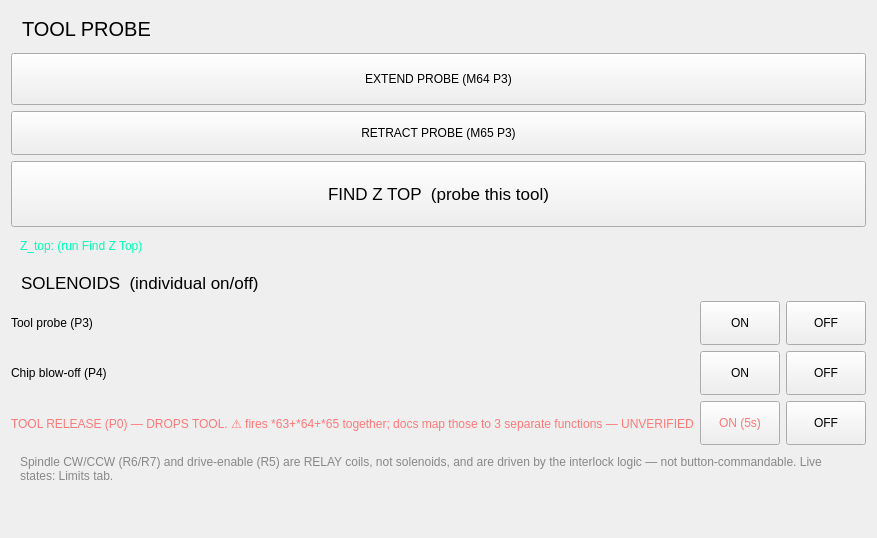
<?xml version="1.0" encoding="UTF-8"?>
<!-- Probe panel: deploy the Bimba tool-probe and measure this tool's Z top.
     Buttons are ActionButtons running MDI (same mechanism the old cal page used).
     PRE (Find Z Top): homed, tool/rod in spindle, jog the rod roughly over the
     probe centre with the MPG, extend the probe, then Find Z Top. -->
<ui version="4.0">
 <class>pageProbe</class>
 <widget class="QWidget" name="pageProbe">
  <layout class="QVBoxLayout" name="probeLayout">
   <item>
    <widget class="QLabel" name="probe_hdr">
     <property name="text"><string>TOOL PROBE</string></property>
     <property name="styleSheet"><string notr="true">font: 75 15pt; padding: 6px;</string></property>
    </widget>
   </item>
   <item>
    <widget class="ActionButton" name="btn_probe_extend">
     <property name="minimumSize"><size><width>0</width><height>52</height></size></property>
     <property name="text"><string>EXTEND PROBE (M64 P3)</string></property>
     <property name="mdi_command_action" stdset="0"><bool>true</bool></property>
     <property name="command_text_string" stdset="0"><string>M64 P3</string></property>
    </widget>
   </item>
   <item>
    <widget class="ActionButton" name="btn_probe_retract">
     <property name="minimumSize"><size><width>0</width><height>44</height></size></property>
     <property name="text"><string>RETRACT PROBE (M65 P3)</string></property>
     <property name="mdi_command_action" stdset="0"><bool>true</bool></property>
     <property name="command_text_string" stdset="0"><string>M65 P3</string></property>
    </widget>
   </item>
   <item>
    <widget class="ActionButton" name="btn_find_ztop">
     <property name="minimumSize"><size><width>0</width><height>66</height></size></property>
     <property name="text"><string>FIND Z TOP  (probe this tool)</string></property>
     <property name="styleSheet"><string notr="true">font: 75 13pt;</string></property>
     <property name="mdi_command_action" stdset="0"><bool>true</bool></property>
     <property name="command_text_string" stdset="0"><string>o&lt;find_puck_top&gt; call</string></property>
    </widget>
   </item>
   <item>
    <widget class="QLabel" name="lbl_ztop_result">
     <property name="text"><string>Z_top: (run Find Z Top)</string></property>
     <property name="styleSheet"><string notr="true">color: rgb(0,255,180); font: 75 15pt "Courier 10 Pitch"; padding: 6px;</string></property>
    </widget>
   </item>
   <item>
    <widget class="QLabel" name="sol_hdr">
     <property name="text"><string>SOLENOIDS  (individual on/off)</string></property>
     <property name="styleSheet"><string notr="true">font: 75 13pt; padding: 8px 6px 2px 6px;</string></property>
    </widget>
   </item>
   <item>
    <layout class="QGridLayout" name="solGrid">
     <item row="0" column="0"><widget class="QLabel" name="sol_lbl_ts"><property name="text"><string>Tool probe (P3)</string></property></widget></item>
     <item row="0" column="1">
      <widget class="ActionButton" name="btn_sol_ts_on">
       <property name="minimumSize"><size><width>80</width><height>44</height></size></property>
       <property name="text"><string>ON</string></property>
       <property name="mdi_command_action" stdset="0"><bool>true</bool></property>
       <property name="command_text_string" stdset="0"><string>M64 P3</string></property>
      </widget>
     </item>
     <item row="0" column="2">
      <widget class="ActionButton" name="btn_sol_ts_off">
       <property name="minimumSize"><size><width>80</width><height>44</height></size></property>
       <property name="text"><string>OFF</string></property>
       <property name="mdi_command_action" stdset="0"><bool>true</bool></property>
       <property name="command_text_string" stdset="0"><string>M65 P3</string></property>
      </widget>
     </item>
     <item row="1" column="0"><widget class="QLabel" name="sol_lbl_blow"><property name="text"><string>Chip blow-off (P4)</string></property></widget></item>
     <item row="1" column="1">
      <widget class="ActionButton" name="btn_sol_blow_on">
       <property name="minimumSize"><size><width>80</width><height>44</height></size></property>
       <property name="text"><string>ON</string></property>
       <property name="mdi_command_action" stdset="0"><bool>true</bool></property>
       <property name="command_text_string" stdset="0"><string>M64 P4</string></property>
      </widget>
     </item>
     <item row="1" column="2">
      <widget class="ActionButton" name="btn_sol_blow_off">
       <property name="minimumSize"><size><width>80</width><height>44</height></size></property>
       <property name="text"><string>OFF</string></property>
       <property name="mdi_command_action" stdset="0"><bool>true</bool></property>
       <property name="command_text_string" stdset="0"><string>M65 P4</string></property>
      </widget>
     </item>
     <item row="2" column="0">
      <widget class="QLabel" name="sol_lbl_trel">
       <property name="text"><string>TOOL RELEASE (P0) — DROPS TOOL. ⚠ fires *63+*64+*65 together; docs map those to 3 separate functions — UNVERIFIED</string></property>
       <property name="styleSheet"><string notr="true">color: rgb(255,120,120);</string></property>
      </widget>
     </item>
     <item row="2" column="1">
      <widget class="QPushButton" name="btn_sol_trel_on">
       <property name="minimumSize"><size><width>80</width><height>44</height></size></property>
       <property name="text"><string>ON (5s)</string></property>
       <property name="styleSheet"><string notr="true">color: rgb(255,120,120);</string></property>
      </widget>
     </item>
     <item row="2" column="2">
      <widget class="ActionButton" name="btn_sol_trel_off">
       <property name="minimumSize"><size><width>80</width><height>44</height></size></property>
       <property name="text"><string>OFF</string></property>
       <property name="mdi_command_action" stdset="0"><bool>true</bool></property>
       <property name="command_text_string" stdset="0"><string>M65 P0</string></property>
      </widget>
     </item>
    </layout>
   </item>
   <item>
    <widget class="QLabel" name="sol_note">
     <property name="wordWrap"><bool>true</bool></property>
     <property name="text"><string>Spindle CW/CCW (R6/R7) and drive-enable (R5) are RELAY coils, not solenoids, and are driven by the interlock logic — not button-commandable. Live states: Limits tab.</string></property>
     <property name="styleSheet"><string notr="true">color: #888; font: 9pt; padding: 4px 6px;</string></property>
    </widget>
   </item>
   <item>
    <spacer name="probeSpacer">
     <property name="orientation"><enum>Qt::Vertical</enum></property>
     <property name="sizeHint" stdset="0"><size><width>10</width><height>40</height></size></property>
    </spacer>
   </item>
  </layout>
 </widget>
 <customwidgets>
  <customwidget><class>ActionButton</class><extends>QPushButton</extends><header>qtvcp.widgets.action_button</header></customwidget>
 </customwidgets>
 <resources/>
 <connections/>
</ui>
